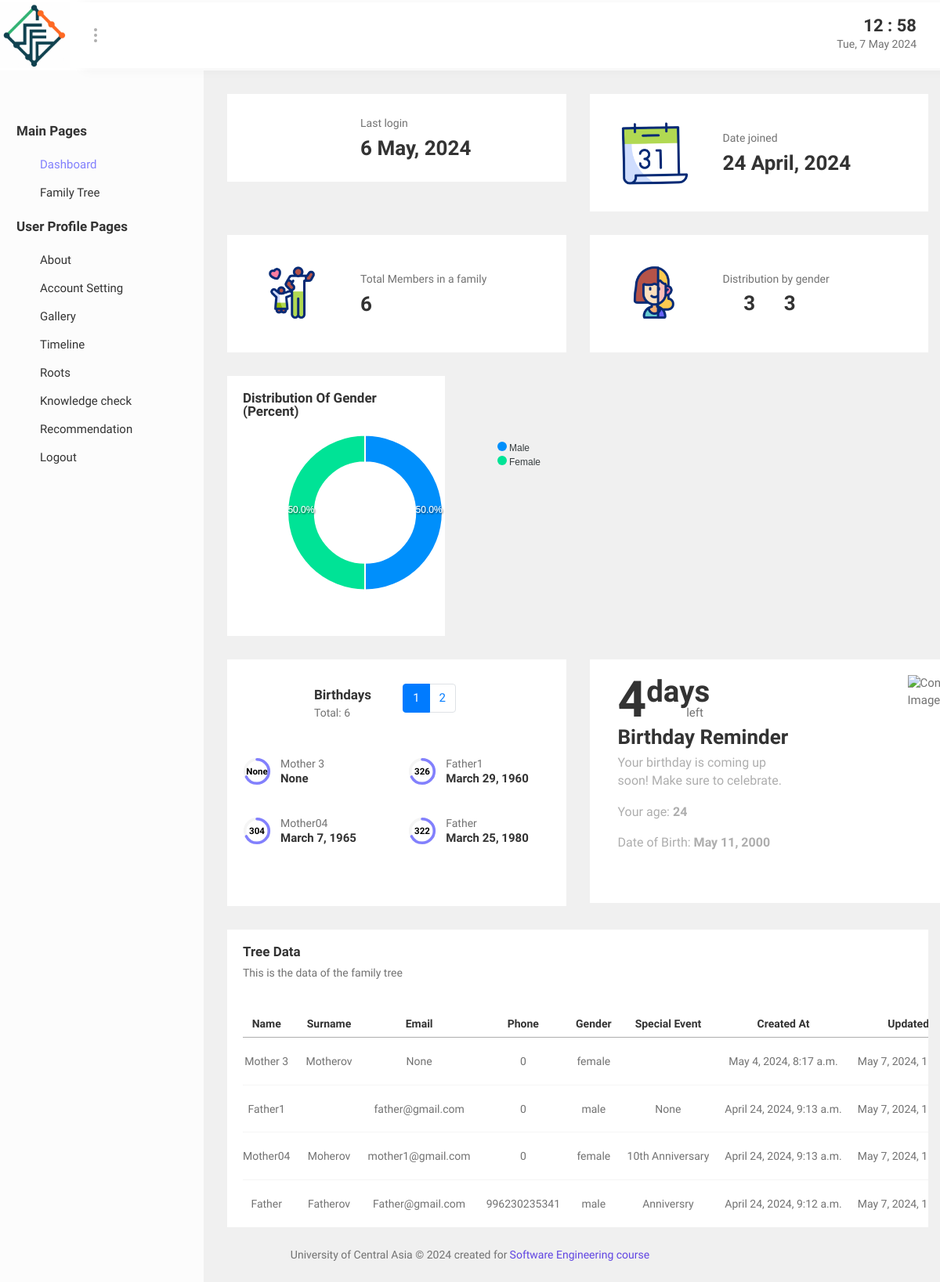
Before: /home/ (signed in) with the older database file.
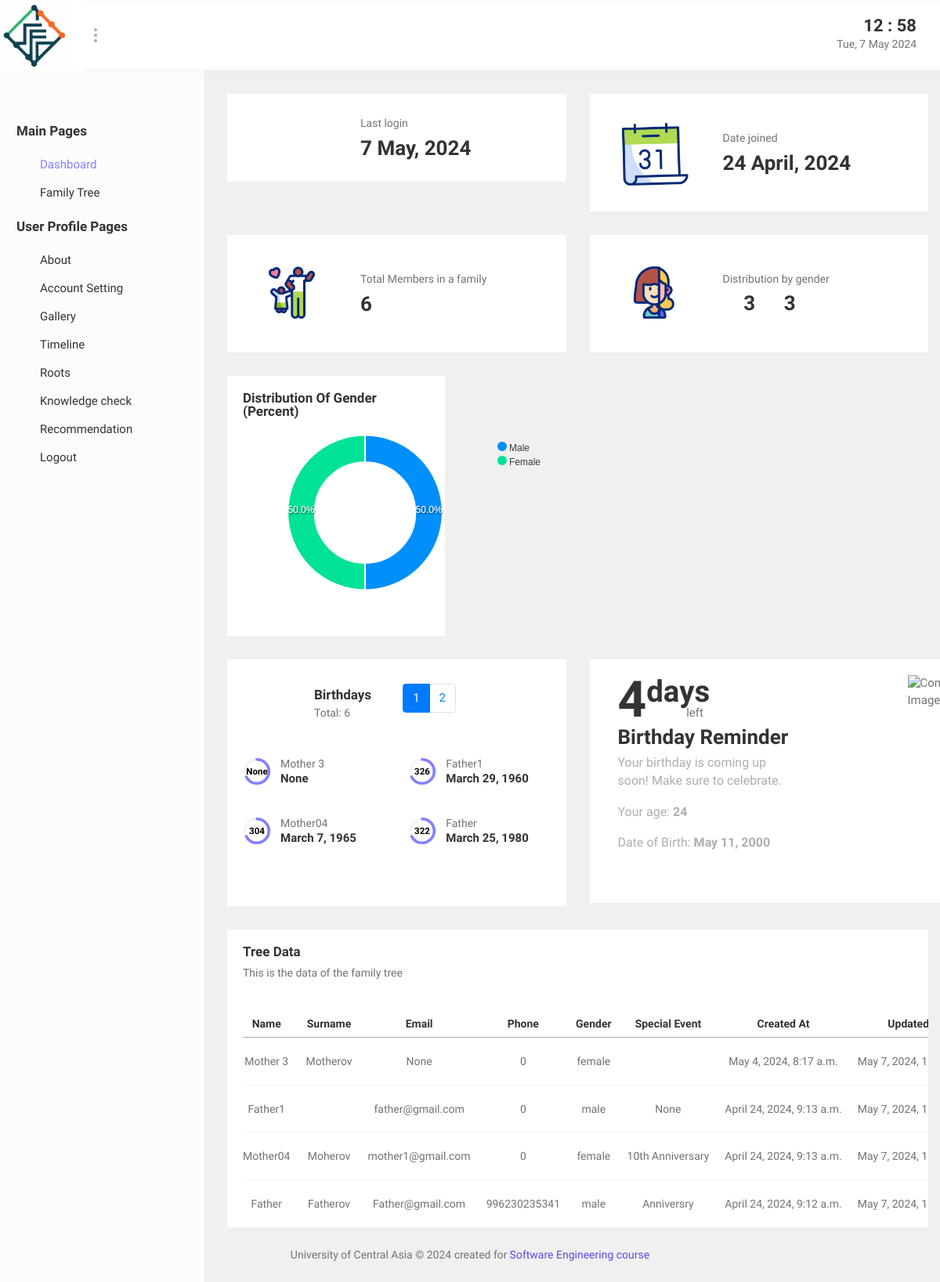
After: the same page with the newer database file.
### apps/authentication/models.py (models this page shows, shortened)
class CustomUser(AbstractUser):
    username = models.CharField(max_length=30, unique=True)
    email = models.EmailField(max_length=254, unique=True)
    first_name = models.CharField(max_length=30)
    last_name = models.CharField(max_length=30)
    email_confirmed = models.BooleanField(default=False)
    password = models.CharField(max_length=128)
    avatar = models.ImageField(upload_to='avatars/', null=True, blank=True)

### apps/core/views.py (the view)
# urls.py: path('home/', views.home, name='home'),
@login_required(login_url='/')
def home(request):
    try:
        if request.user.is_authenticated:
            try:
                personal_info = PersonalInfo.objects.get(user=request.user)
            except PersonalInfo.DoesNotExist:
                logger.exception("PersonalInfo does not exist for the current user.")
                personal_info = None
            try:
                user_family_nodes = FamilyNode.objects.filter(user=request.user).exclude(id__isnull=True).order_by('date_of_birth')
            except FamilyNode.DoesNotExist:
                logger.exception("FamilyNode does not exist for the current user.")
                user_family_nodes = None
            total_members = user_family_nodes.count()
            total_male = user_family_nodes.filter(gender='male').count()
            total_female = user_family_nodes.filter(gender='female').count()
            for node in user_family_nodes:
                try:
                    if node.date_of_birth:
                        date_of_birth_obj = node.date_of_birth
                        today = timezone.now().date()
                        birthday = date_of_birth_obj.replace(year=today.year)
                        if birthday < today:
                            birthday = birthday.replace(year=today.year + 1)
                        node.days_until_birthday = (birthday - today).days
                        node.save()
                except Exception as e:
                    logger.exception("An error occurred in home view birthday calculation: %s", str(e))
            for node in user_family_nodes:
                try:
                    if node.mid == node.id:
                        node.relationship = "Mother"
                    elif node.fid == node.id:
                        node.relationship = "Father"
                    elif node.pids and node.id in node.pids:
                        node.relationship = "Parent"
                    else:
                        node.relationship = "Other"
                    node.save()
                except Exception as e:
                    logger.exception("An error occurred in home view relationship calculation: %s", str(e))
            paginator = Paginator(user_family_nodes, 4)
            page_number = request.GET.get('page')
            try:
                user_family_nodes_page = paginator.page(page_number)
            except PageNotAnInteger:
                user_family_nodes_page = paginator.page(1)
            except EmptyPage:
                user_family_nodes_page = paginator.page(paginator.num_pages)
            context = {
                'user': request.user,
                'personal_info': personal_info,
                'user_family_nodes': user_family_nodes_page,
                'total_members': total_members,
                'total_male': total_male,
                'total_female': total_female,
            }
            return render(request, 'core/index.html', context)
        else:
            return render(request, 'core/index.html')
    except Exception as e:
        logger.exception("An error occurred in home view: %s", str(e))
        return render(request, 'core/miscellaneous/404.html')

### apps/famTree/models.py (called while the page is built)
    def save(self, *args, **kwargs):
        if self.phone == '':
            self.phone = 0
        super(FamilyNode, self).save(*args, **kwargs)

### templates/core/index.html (shortened to what the changed rows need)
<!DOCTYPE html>
{% load static %}
<html lang="zxx">
<head>
   <link rel="stylesheet" href="{% static 'bootstrap/css/bootstrap.min.css' %}">
   <link rel="stylesheet" href="{% static 'fonts/icofont/icofont.min.css' %}">
   <link rel="stylesheet" href="{% static 'plugins/perfect-scrollbar/perfect-scrollbar.min.css' %}">
   <link rel="stylesheet" href="{% static 'plugins/apex/apexcharts.css' %}">
   <link rel="stylesheet" href="{% static 'css/style.css' %}">
</head>
<body>
   <div class="wrapper">
      <div class="main-wrapper">
         <div class="main-content">
            <div class="container-fluid">
               <div class="row">
                  <div class="col-xl-3 col-sm-6">
                     <div class="card mb-30">
                        <div class="state">
                           <div class="d-flex align-items-center flex-wrap">
                              <div class="state-content">
                                  <p class="font-14 mb-2">Last login</p>
                                  <h3>{{ user.last_login|date:"j F, Y" }}</h3>
                              </div>
                           </div>
                        </div>
                     </div>
                  </div>
                  <div class="col-xl-3 col-sm-6">
                     <div class="card mb-30">
                        <div class="state">
                           <div class="d-flex align-items-center flex-wrap">
                              <div class="state-content">
                                  <p class="font-14 mb-2">Date joined</p>
                                  <h3>{{ user.date_joined|date:"j F, Y" }}</h3>
                              </div>
                           </div>
                        </div>
                     </div>
                  </div>
                  <div class="col-xl-6 col-lg-12" >
                     <div class="row">
                        <div class="col-sm-6">
                           <div class="card" style="width: 170%; height: 90%;">
                              <div class="card-body">
                                  <div class="d-flex">
                                    <div class="increase ml-3">
                                       <div class="card-title d-flex align-items-end mb-2">
                                           {% if personal_info.days_until_birthday %}
                                               <h2>{{ personal_info.days_until_birthday }}<sup>days</sup></h2>
                                           {% else %}
                                               <h3>No birthday date set for {{ user.first_name }}</h3>
                                           {% endif %}
                                       </div>
                                   </div>
                                  </div>
                              </div>
                          </div>
                        </div>
                     </div>
                  </div>
                  <div class="col-xl-12">
                     <div class="card">
                        <div class="table-responsive">
                           <table class="style--three table-centered text-nowrap">
                              <thead>
                                 <tr>
                                    <th class="text-center">Name</th>
                                    <th class="text-center">Surname</th>
                                    <th class="text-center">Email</th>
                                    <th class="text-center">Phone</th>
                                    <th class="text-center">Gender</th>
                                    <th class="text-center">Special Event</th>
                                    <th class="text-center">Created At</th>
                                    <th class="text-center">Updated At</th>
                                 </tr>
                             </thead>
                           </table>
                        </div>
                     </div>
                  </div>
               </div>
            </div>
         </div>
      </div>
   </div>
</body>
</html>

Changed rows visible on the page:
changed CustomUser: last_login "6 May, 2024" → "7 May, 2024"
